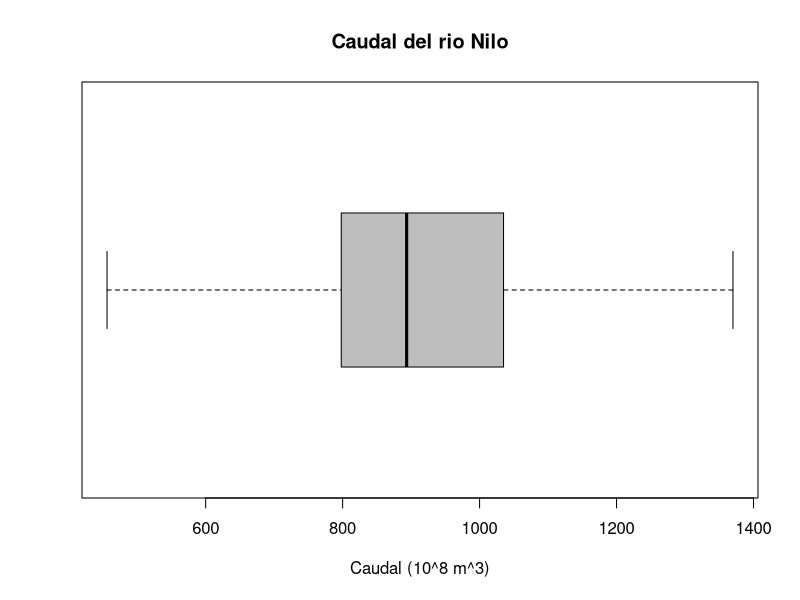
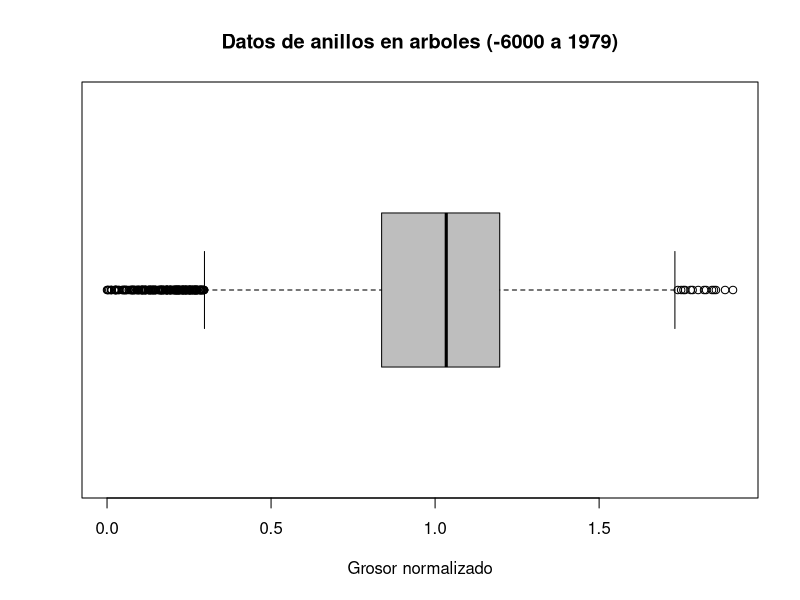
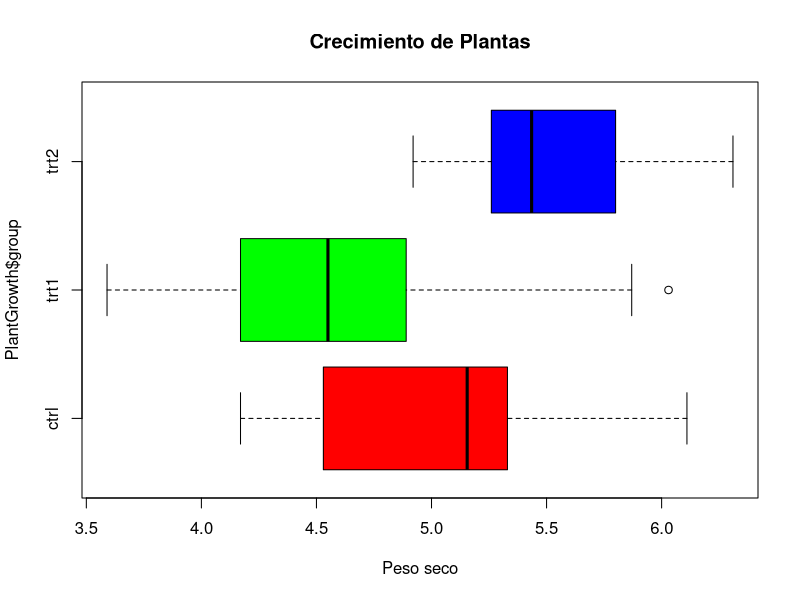

The R source for these figures, in order:
# Daba error al intentar subir el archivo

boxplot(Nile,
        horizontal  =  T,  col = "gray",
        main = "Caudal del rio Nilo", xlab = "Caudal (10^8 m^3)")

boxplot(treering,
        horizontal  =  T,  col = "gray",
        main = "Datos de anillos en arboles (-6000 a 1979)",
        xlab = "Grosor normalizado")


boxplot(PlantGrowth$weight ~ PlantGrowth$group,
        horizontal  =  T, col = c("red", "green", "blue"),  
        main = "Crecimiento de Plantas", xlab = "Peso seco")
